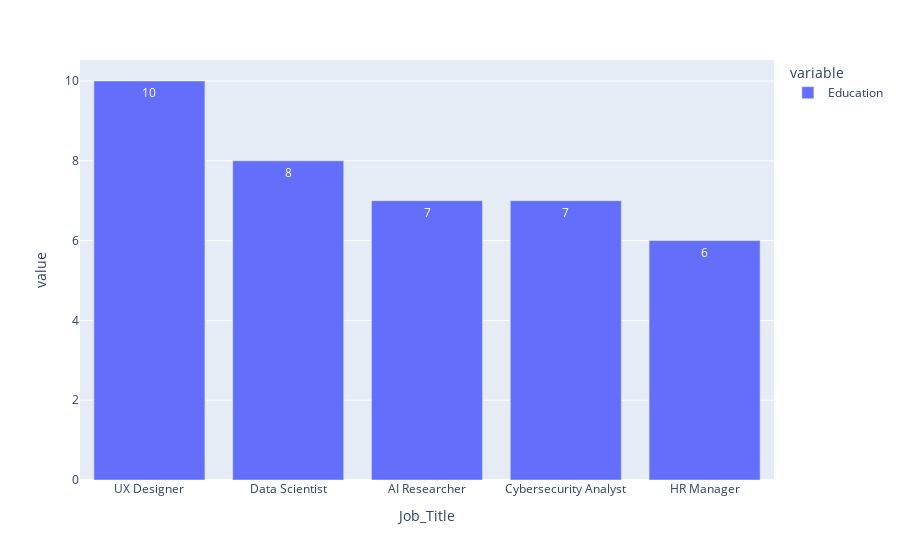
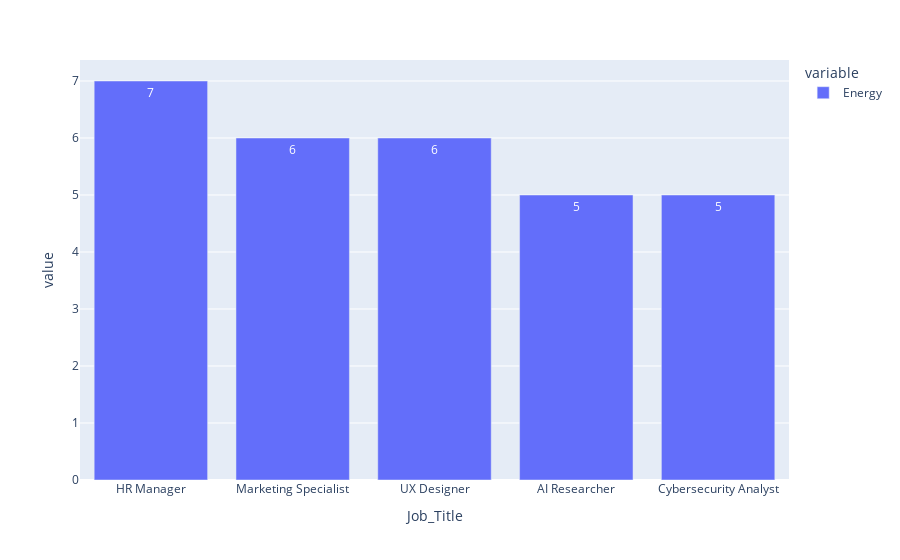
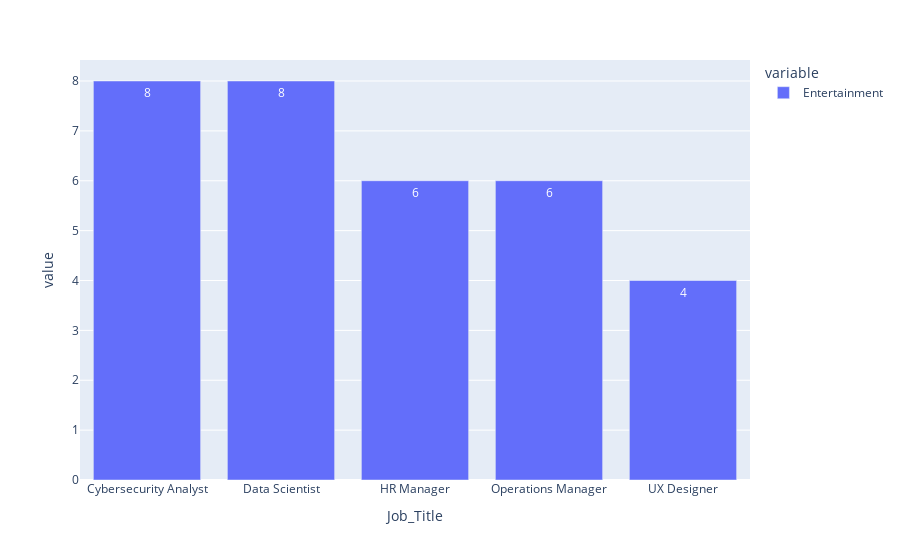
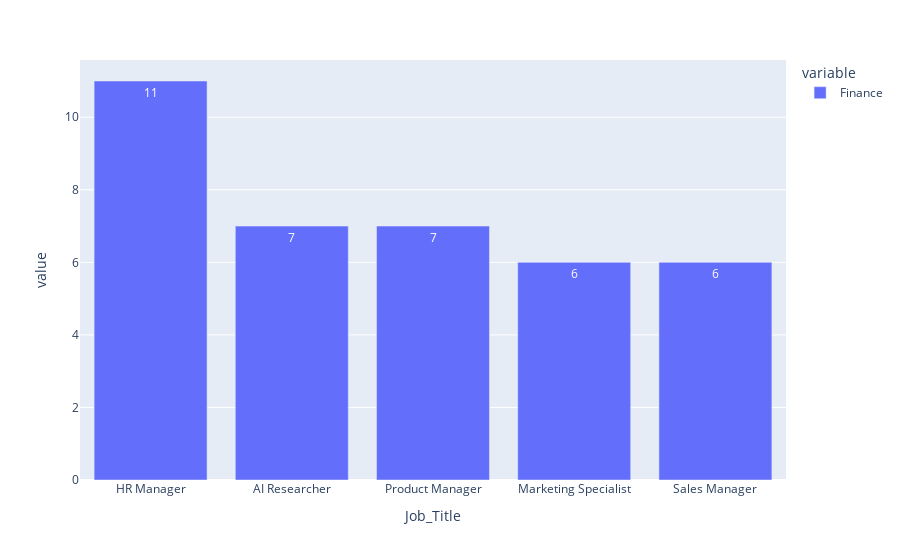

Write notebook code for charts like these, in order.
### Code cell
for industry in cross_job_title_industry.columns.tolist(): 
    print(f"The 5 most in-demand jobs in ({industry}) : ") 
    print(cross_job_title_industry[industry].nlargest()) 
    iplot(px.bar(cross_job_title_industry[industry].nlargest() , text_auto=True))

### Figure 1 — Plotly figure (JSON) as saved in the notebook; plotly's stock layout.template omitted (floating-point values rounded to 4 significant figures)
{"data": [{"alignmentgroup": "True", "hovertemplate": "variable=Education<br>Job_Title=%{x}<br>value=%{y}<extra></extra>", "legendgroup": "Education", "marker": {"color": "#636efa", "pattern": {"shape": ""}}, "name": "Education", "offsetgroup": "Education", "orientation": "v", "showlegend": true, "textposition": "auto", "texttemplate": "%{y}", "type": "bar", "x": ["UX Designer", "Data Scientist", "AI Researcher", "Cybersecurity Analyst", "HR Manager"], "xaxis": "x", "y": [10, 8, 7, 7, 6], "yaxis": "y"}], "layout": {"autosize": true, "barmode": "relative", "legend": {"title": {"text": "variable"}, "tracegroupgap": 0}, "margin": {"t": 60}, "xaxis": {"anchor": "y", "autorange": true, "domain": [0, 1], "range": [-0.5, 4.5], "title": {"text": "Job_Title"}, "type": "category"}, "yaxis": {"anchor": "x", "autorange": true, "domain": [0, 1], "range": [0, 10.53], "title": {"text": "value"}, "type": "linear"}}}

### Figure 2 — Plotly figure (JSON) as saved in the notebook; plotly's stock layout.template omitted (floating-point values rounded to 4 significant figures)
{"data": [{"alignmentgroup": "True", "hovertemplate": "variable=Energy<br>Job_Title=%{x}<br>value=%{y}<extra></extra>", "legendgroup": "Energy", "marker": {"color": "#636efa", "pattern": {"shape": ""}}, "name": "Energy", "offsetgroup": "Energy", "orientation": "v", "showlegend": true, "textposition": "auto", "texttemplate": "%{y}", "type": "bar", "x": ["HR Manager", "Marketing Specialist", "UX Designer", "AI Researcher", "Cybersecurity Analyst"], "xaxis": "x", "y": [7, 6, 6, 5, 5], "yaxis": "y"}], "layout": {"autosize": true, "barmode": "relative", "legend": {"title": {"text": "variable"}, "tracegroupgap": 0}, "margin": {"t": 60}, "xaxis": {"anchor": "y", "autorange": true, "domain": [0, 1], "range": [-0.5, 4.5], "title": {"text": "Job_Title"}, "type": "category"}, "yaxis": {"anchor": "x", "autorange": true, "domain": [0, 1], "range": [0, 7.368], "title": {"text": "value"}, "type": "linear"}}}

### Figure 3 — Plotly figure (JSON) as saved in the notebook; plotly's stock layout.template omitted (floating-point values rounded to 4 significant figures)
{"data": [{"alignmentgroup": "True", "hovertemplate": "variable=Entertainment<br>Job_Title=%{x}<br>value=%{y}<extra></extra>", "legendgroup": "Entertainment", "marker": {"color": "#636efa", "pattern": {"shape": ""}}, "name": "Entertainment", "offsetgroup": "Entertainment", "orientation": "v", "showlegend": true, "textposition": "auto", "texttemplate": "%{y}", "type": "bar", "x": ["Cybersecurity Analyst", "Data Scientist", "HR Manager", "Operations Manager", "UX Designer"], "xaxis": "x", "y": [8, 8, 6, 6, 4], "yaxis": "y"}], "layout": {"autosize": true, "barmode": "relative", "legend": {"title": {"text": "variable"}, "tracegroupgap": 0}, "margin": {"t": 60}, "xaxis": {"anchor": "y", "autorange": true, "domain": [0, 1], "range": [-0.5, 4.5], "title": {"text": "Job_Title"}, "type": "category"}, "yaxis": {"anchor": "x", "autorange": true, "domain": [0, 1], "range": [0, 8.421], "title": {"text": "value"}, "type": "linear"}}}

### Figure 4 — Plotly figure (JSON) as saved in the notebook; plotly's stock layout.template omitted (floating-point values rounded to 4 significant figures)
{"data": [{"alignmentgroup": "True", "hovertemplate": "variable=Finance<br>Job_Title=%{x}<br>value=%{y}<extra></extra>", "legendgroup": "Finance", "marker": {"color": "#636efa", "pattern": {"shape": ""}}, "name": "Finance", "offsetgroup": "Finance", "orientation": "v", "showlegend": true, "textposition": "auto", "texttemplate": "%{y}", "type": "bar", "x": ["HR Manager", "AI Researcher", "Product Manager", "Marketing Specialist", "Sales Manager"], "xaxis": "x", "y": [11, 7, 7, 6, 6], "yaxis": "y"}], "layout": {"autosize": true, "barmode": "relative", "legend": {"title": {"text": "variable"}, "tracegroupgap": 0}, "margin": {"t": 60}, "xaxis": {"anchor": "y", "autorange": true, "domain": [0, 1], "range": [-0.5, 4.5], "title": {"text": "Job_Title"}, "type": "category"}, "yaxis": {"anchor": "x", "autorange": true, "domain": [0, 1], "range": [0, 11.58], "title": {"text": "value"}, "type": "linear"}}}
